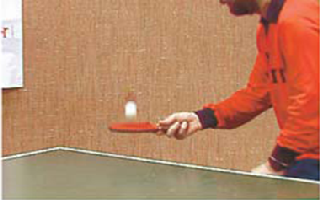
//> input picture 5b/PlayFrame1_320x200.bmp, 320 x 200 px
$ ./5b PlayFrame1_320x200.bmp PlayFrame2_320x200.bmp   (built with g++ and OpenCV 4)
//> lines starting //> are read from the running program, lines starting //| are printed output that depends on the picture
#include <iostream>
#include <opencv2/core/core.hpp>
#include <opencv2/highgui/highgui.hpp>
#include <opencv/cv.h>
#include <math.h>

using namespace std;
using namespace cv;

int A[3000][4][4];				// 4x4 blocks of top half of image in M1
int B[3000][4][4];				// 4x4 blocks of bottom half of image in N1

int training_blocks[2400][4][4];
int testing_blocks[2400][4][4];
int no_of_blocks;
//Used for maintaining class information
struct class_info
{
	int label, average;
};

class_info training_info[2400];
class_info testing_info[2400];

// [131 lines left out: function OnMotionvectors, not called in this run]

int main(int argc, char *argv[])
{
	Mat src1 = imread(argv[1], 0);
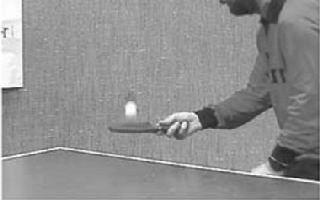
//> src1: 200 rows x 320 cols, CV_8UC1; min 31, max 255, mean 143.8
	Mat src2 = imread(argv[2], 0);
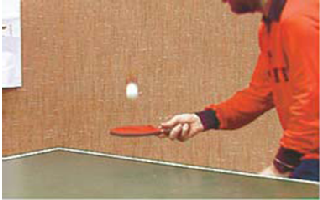
//> input picture 5b/PlayFrame2_320x200.bmp, 320 x 200 px
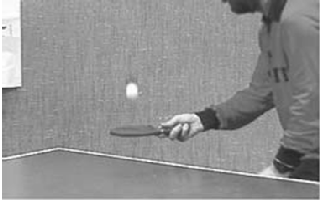
//> src2: 200 rows x 320 cols, CV_8UC1; min 35, max 255, mean 144.3
	Mat src3;
//	OnMotionvectors(src1, src2);

	if (src1.empty() || src2.empty())
	    {
		cout << "Read error" << endl;
		return -1;
	    }

	    absdiff(src1, src2, src3);
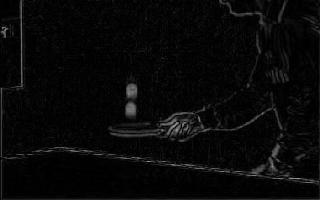
//> src3: 200 rows x 320 cols, CV_8UC1; min 0, max 156, mean 8.4
	imshow("difference in two frames", src3);
	waitKey(0);
}
